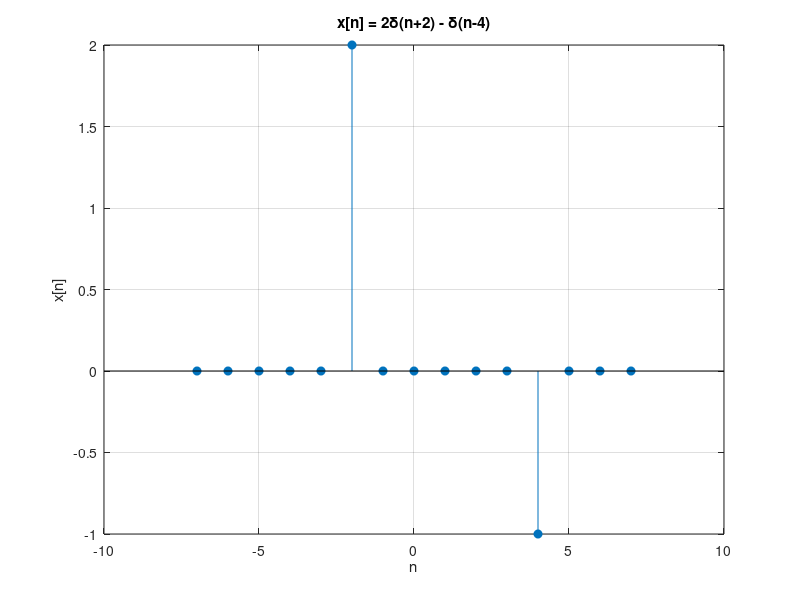

Source code (MATLAB):
%Determine and Plot the Discrete-Time Sequence: 
%X(n)=2?(n+2)??(n?4)  where ?7?n?7

n = -7:7;

% Define unit impulse function
delta = @(n0, n_vec) double(n_vec == n0);

% Construct x[n] = 2*delta(n + 2) - delta(n - 4)
x = 2 * delta(-2, n) - delta(4, n);

% Plot
stem(n, x, 'filled');
title('x[n] = 2\delta(n+2) - \delta(n-4)');
xlabel('n');
ylabel('x[n]');
grid on;